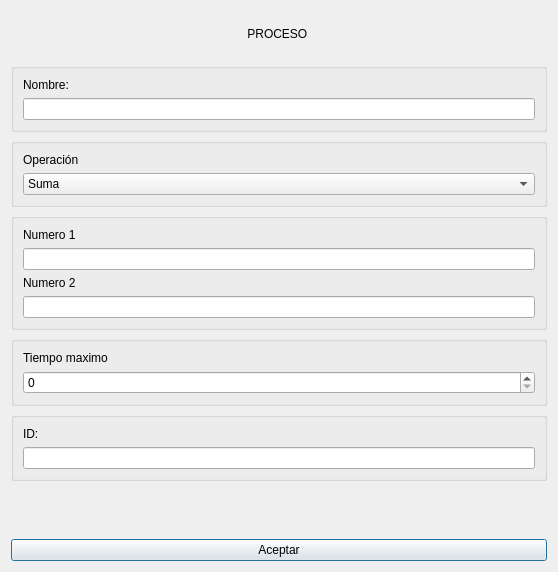
<?xml version="1.0" encoding="UTF-8"?>
<ui version="4.0">
 <class>ProcesoDialog</class>
 <widget class="QDialog" name="ProcesoDialog">
  <property name="geometry">
   <rect>
    <x>0</x>
    <y>0</y>
    <width>558</width>
    <height>572</height>
   </rect>
  </property>
  <property name="windowTitle">
   <string>Procesos</string>
  </property>
  <layout class="QVBoxLayout" name="verticalLayout">
   <item>
    <widget class="QLabel" name="num_proceso_label">
     <property name="text">
      <string>PROCESO </string>
     </property>
     <property name="alignment">
      <set>Qt::AlignCenter</set>
     </property>
    </widget>
   </item>
   <item>
    <widget class="QGroupBox" name="nombre_groupBox">
     <property name="title">
      <string/>
     </property>
     <layout class="QVBoxLayout" name="verticalLayout_3">
      <item>
       <widget class="QLabel" name="nombre_label">
        <property name="text">
         <string>Nombre:</string>
        </property>
       </widget>
      </item>
      <item>
       <widget class="QLineEdit" name="nombre_lineEdit"/>
      </item>
     </layout>
    </widget>
   </item>
   <item>
    <widget class="QGroupBox" name="operacion_groupBox">
     <property name="title">
      <string/>
     </property>
     <layout class="QVBoxLayout" name="verticalLayout_4">
      <item>
       <widget class="QLabel" name="operacion_label">
        <property name="text">
         <string>Operación</string>
        </property>
       </widget>
      </item>
      <item>
       <widget class="QComboBox" name="operacion_comboBox">
        <item>
         <property name="text">
          <string>Suma</string>
         </property>
        </item>
        <item>
         <property name="text">
          <string>Resta</string>
         </property>
        </item>
        <item>
         <property name="text">
          <string>Multiplicacion</string>
         </property>
        </item>
        <item>
         <property name="text">
          <string>Division</string>
         </property>
        </item>
       </widget>
      </item>
     </layout>
    </widget>
   </item>
   <item>
    <widget class="QGroupBox" name="numeros_groupBox">
     <property name="title">
      <string/>
     </property>
     <layout class="QVBoxLayout" name="verticalLayout_6">
      <item>
       <widget class="QLabel" name="num1_label">
        <property name="text">
         <string>Numero 1</string>
        </property>
       </widget>
      </item>
      <item>
       <widget class="QLineEdit" name="num1_lineEdit"/>
      </item>
      <item>
       <widget class="QLabel" name="num2_label">
        <property name="text">
         <string>Numero 2</string>
        </property>
       </widget>
      </item>
      <item>
       <widget class="QLineEdit" name="num2_lineEdit"/>
      </item>
     </layout>
    </widget>
   </item>
   <item>
    <widget class="QGroupBox" name="tiempo_groupBox">
     <property name="title">
      <string/>
     </property>
     <layout class="QVBoxLayout" name="verticalLayout_5">
      <item>
       <widget class="QLabel" name="tiempo_label">
        <property name="text">
         <string>Tiempo maximo</string>
        </property>
       </widget>
      </item>
      <item>
       <widget class="QSpinBox" name="tiempo_spinBox"/>
      </item>
     </layout>
    </widget>
   </item>
   <item>
    <widget class="QGroupBox" name="id_groupBox">
     <property name="title">
      <string/>
     </property>
     <layout class="QVBoxLayout" name="verticalLayout_7">
      <item>
       <widget class="QLabel" name="id_label">
        <property name="text">
         <string>ID:</string>
        </property>
       </widget>
      </item>
      <item>
       <widget class="QLineEdit" name="id_lineEdit">
        <property name="cursorPosition">
         <number>0</number>
        </property>
       </widget>
      </item>
     </layout>
    </widget>
   </item>
   <item>
    <widget class="QLabel" name="error_label">
     <property name="text">
      <string/>
     </property>
     <property name="alignment">
      <set>Qt::AlignCenter</set>
     </property>
    </widget>
   </item>
   <item>
    <widget class="QPushButton" name="aceptar_pushButton">
     <property name="text">
      <string>Aceptar</string>
     </property>
    </widget>
   </item>
  </layout>
 </widget>
 <resources/>
 <connections/>
</ui>
